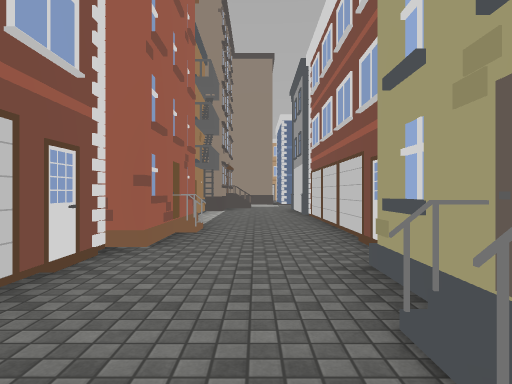
View 1 (above)

16 first-person views from a walk through a scene from a Unity 3-D project. The camera is 1.3 m above the floor, looks level and sees 75° across. The floor is counted in squares, 2 m on a side. Each view is taken from the middle of a square. On the plan, view 1 faces up. The plan holds only what a view shows up to about 10 squares ahead; the rest is blank. The place goes on beyond the plan. The player is left out. Door leaves are left out, so doorways stand open. Some surface patterns are stand-ins.

View 2
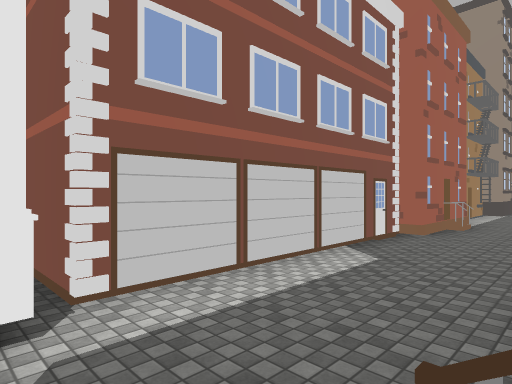

View 3
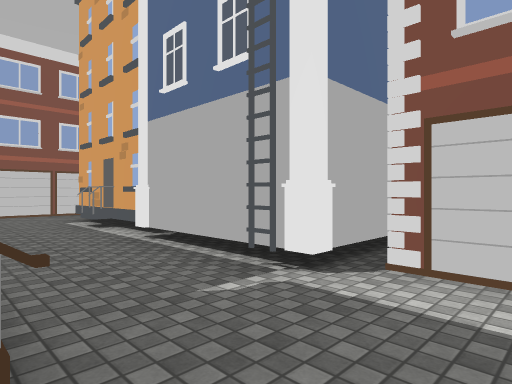

View 4
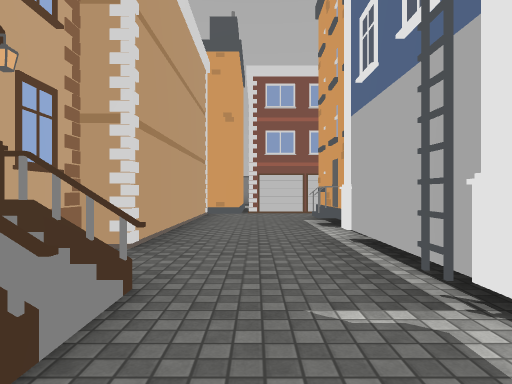

View 5
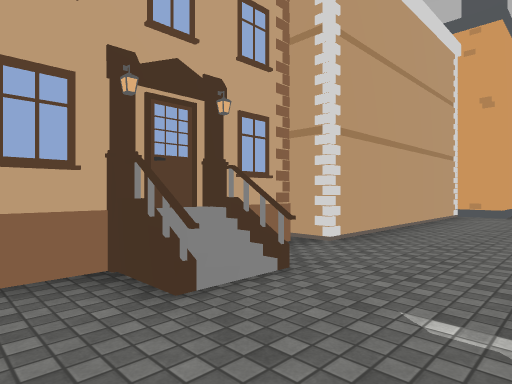

View 6
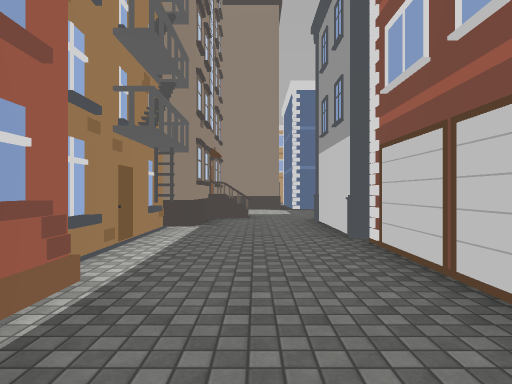

View 7
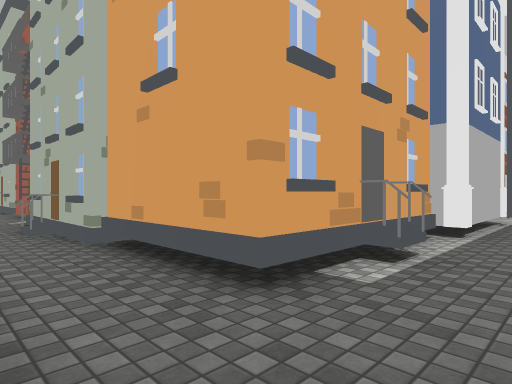

View 8
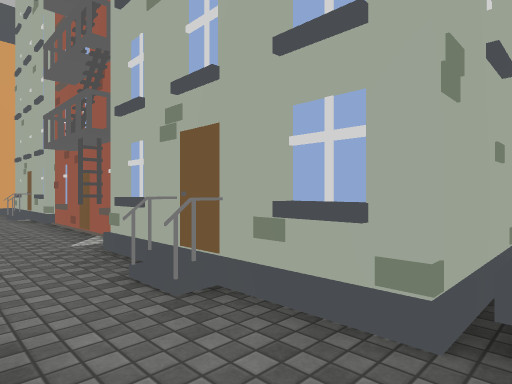

View 9
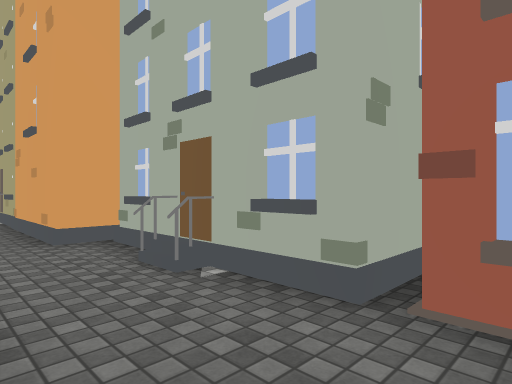

View 10
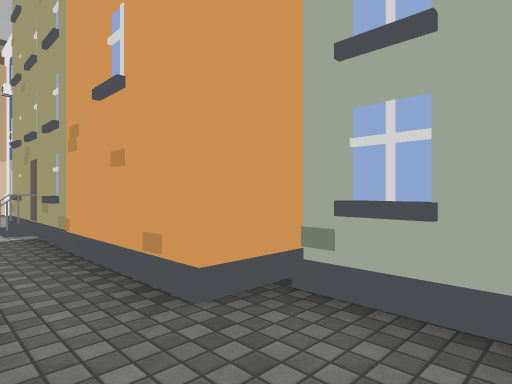

View 11
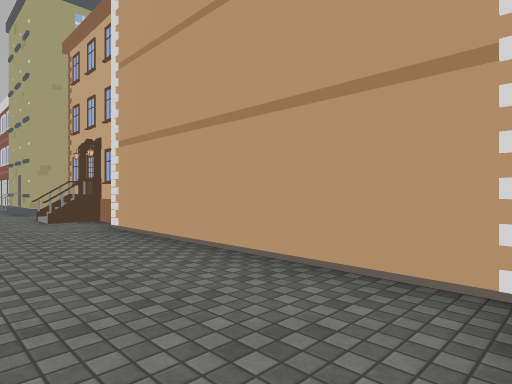

View 12
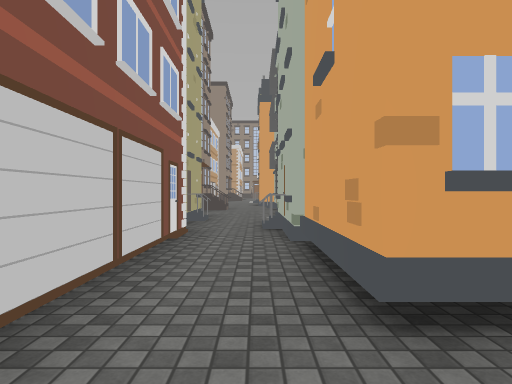

View 13
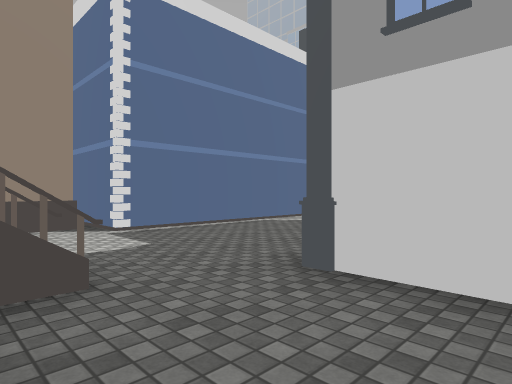

View 14
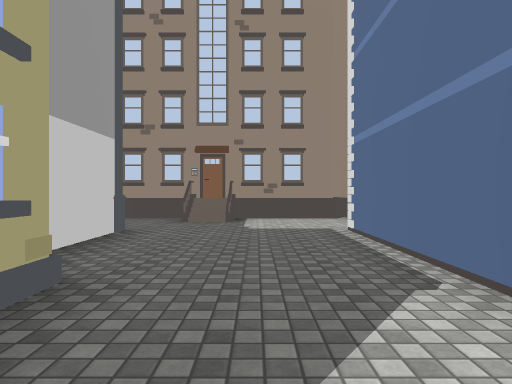

View 15
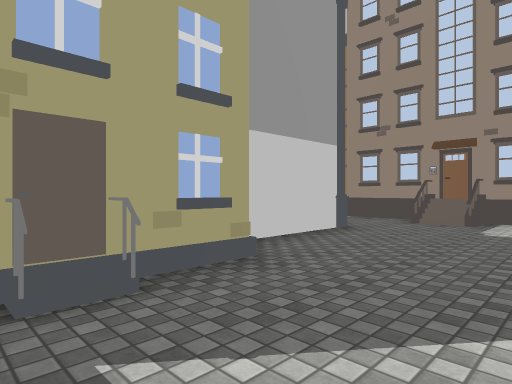

View 16
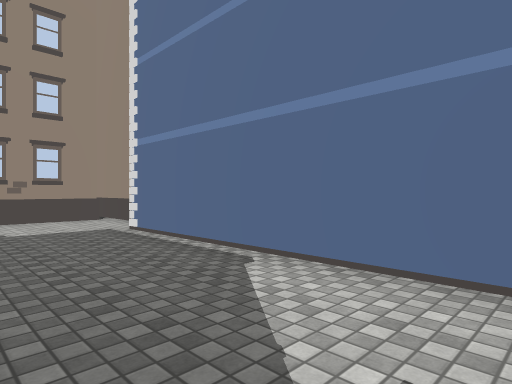

### Floor plan
Key: @ floor where view 1 was taken; # wall or solid block; . floor; / step, stairs or slope; H house.
Columns run from 26 left of view 1 to 7 right of it. Each row starts with its distance up from view 1.
 20                              H  H
 19                            # H  H
 18                            ##
 17                        ##...######
 16                         ##........
 15                          #........
 14                          #H.....H.
 13                          H.....H##
 12                         ##..#
 11                         #...#
 10                         #...#
  9                         #...H
  8                         H...H
  7                         #...H
  6                          H..#
  5                          ...H
  4                         #...H
  3                         H..H
  2                         H..#
  1                         #..##
  0                         H.@H#
 -1                         H...H
 -2                       ##H..HH
 -3                        ##H./H
 -4                          ...H
 -5                          ...#
 -6                         #...#
 -7                         #...#
 -8                       ###...#
 -9 #H        #H#####H###H##H...#
-10       H.............H.......#
-11         .....  ...H..H.....H#

Positions as (right, up) in squares from view 1, and headings:
1: (0, 0), facing up
2: (1, -3), facing up-left
3: (1, -1), facing down-left
4: (0, -1), facing down
5: (-1, -1), facing down-right
6: (0, 5), facing up
7: (0, -11), facing up-left
8: (-4, -11), facing up-left
9: (-11, -11), facing up-left
10: (-14, -11), facing up-left
11: (-1, -11), facing up-right
12: (0, -10), facing left
13: (-1, 11), facing up-right
14: (7, 15), facing left
15: (7, 16), facing down-left
16: (7, 14), facing up-left
